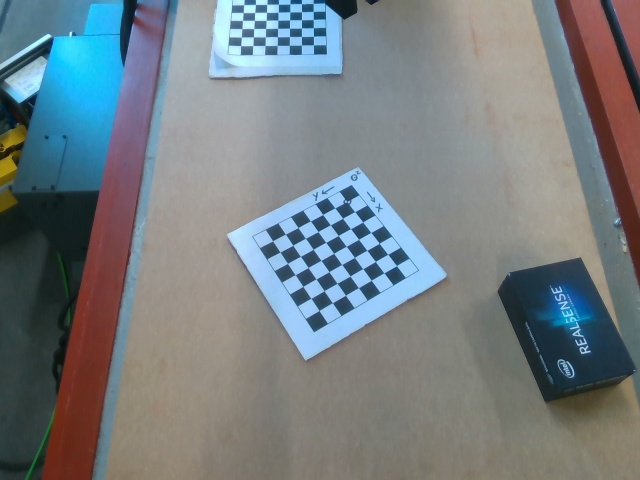
#> input picture data/robot_target_calibration_images/RTC_image_original_1.jpg, 640 x 480 px, found by its file name
$ jupyter execute --allow-errors 6_contour_detection.ipynb
#> lines starting #> are read from the running program, lines starting #| are printed output that depends on the picture; after the words box and inside, x2 and y2 are one past the last pixel; in counts of white or black regions, pixels touching at a corner belong together
[cell 1]
import cv2
import imutils
import matplotlib.pyplot as plt
from google.colab.patches import cv2_imshow

[cell 2]
image = cv2.imread('/content/drive/My Drive/object_pose_estimation_online/data/robot_target_calibration_images/RTC_image_original_1.jpg')
#> image is the input picture: shape (480, 640, 3); mean B, G, R 129.3, 125.2, 117

[cell 3]
gray_image = cv2.cvtColor(image, cv2.COLOR_BGR2GRAY)
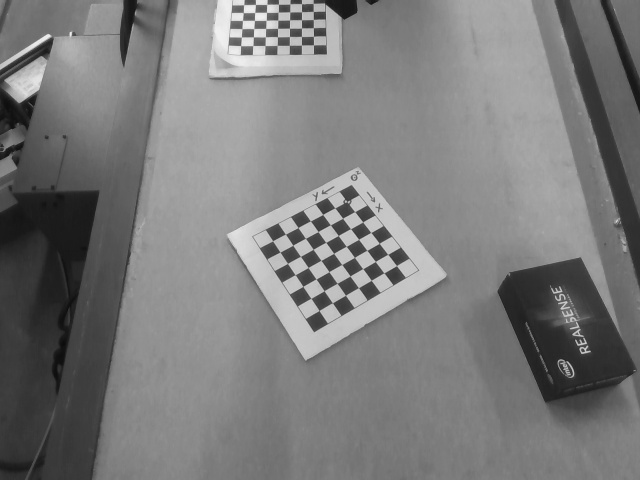
#> gray_image: shape (480, 640); min 11, max 240, mean 123.2

[cell 4]
canny = cv2.Canny(gray_image, 200, 300)
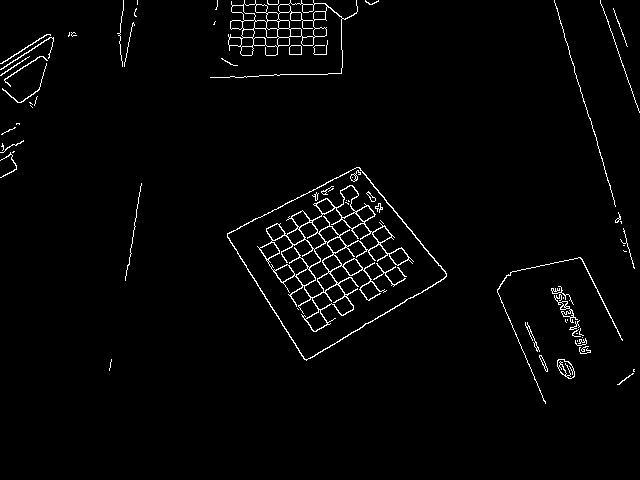
#> canny: shape (480, 640); 2.2% white in thin lines or dots, all inside (x1, y1, x2, y2) = (0, 0, 640, 404)
#> (the rest of this cell did not finish here and is left out)

[cell 5]
contours = cv2.findContours(canny, cv2.RETR_TREE, cv2.CHAIN_APPROX_SIMPLE)
#> contours = 170 contours, 95 with area under 20; largest, box (x1, y1, x2, y2) and area: (227, 167, 447, 361) 22745, (227, 167, 447, 360) 22466, (257, 185, 414, 332) 7994, (210, 0, 358, 78) 3422, (268, 235, 321, 277) 1138
contours = imutils.grab_contours(contours)

[cell 6]
with_contours = cv2.drawContours(image.copy(), contours, -1, (0, 255, 0), 3)
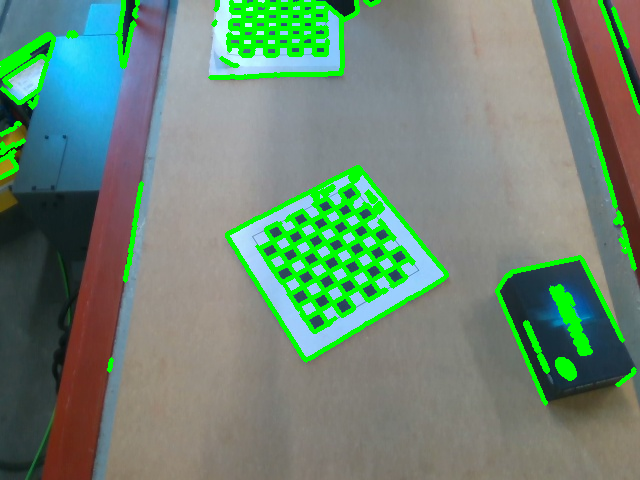
#> with_contours: shape (480, 640, 3); mean B, G, R 115.7, 135.3, 108.3
